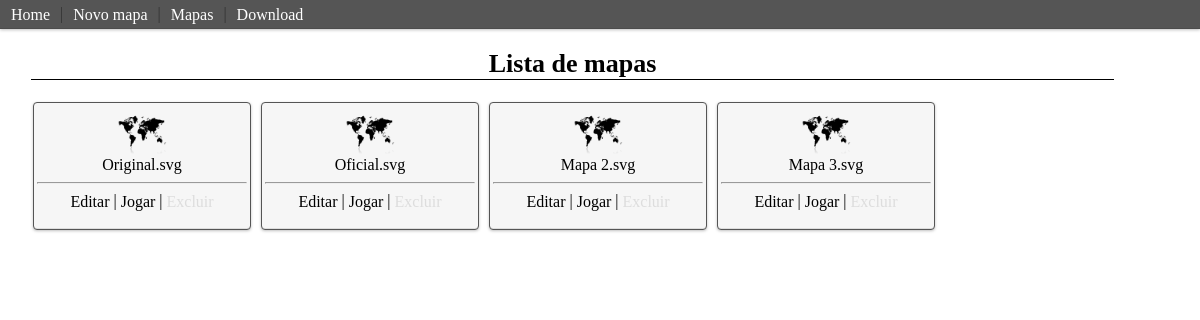
The app's page /index.php?view=mapa&action=lista, older data.
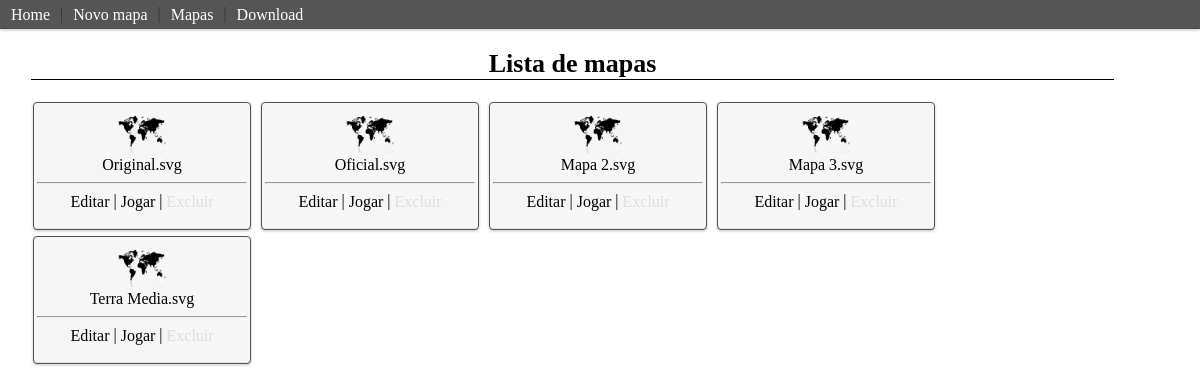
The same page, newer data.
### tables this page shows
CREATE TABLE IF NOT EXISTS `mapas` (
  `id` int(11) NOT NULL AUTO_INCREMENT,
  `nome` varchar(80) NOT NULL,
  `mapa` text NOT NULL,
  `numero_territorios` int(11) NOT NULL,
  `numero_regioes` int(11) DEFAULT NULL,
  `numero_objetivos` int(11) DEFAULT NULL,
  `tipo` int(11) DEFAULT NULL,
  PRIMARY KEY (`id`)
);

### index.php (called while the page is built, shortened)
<?php
$view = isset($_GET['view']) ? $_GET['view'] : 'home';
$action = isset($_GET['action']) ? $_GET['action'] : NULL;
$method = isset($_GET['method']) ? $_GET['method'] : NULL;
$data = NULL;
$obj = new View($view, $action, $method, $data);
?>

### bd/Connexao.php (called while the page is built, shortened)
<?php
class Connexao {
    private $conexao;
    private $resultado;
    private $array = NULL;
    function __construct() {
        $database = new DataBaseConfig();
        $this->banco = $database->banco;
        $this->pass = $database->pass;
        $this->host = $database->host;
        $this->user = $database->user;
        try {
            if ($this->pass == '')
                $this->conexao = new PDO('mysql:host=' . $this->host . ';port=3306;dbname=' . $this->banco, $this->user);
            else
                $this->conexao = new PDO('mysql:host=' . $this->host . ';port=3306;dbname=' . $this->banco, $this->user, $this->pass);
        } catch (PDOException $e) {
            $this->errors[] = 'error: falha ao criar conexão<br/>'.$e->getMessage();
        }
    }
    public function query($sql) {
        try{
            $this->resultado = $this->conexao->prepare($sql);
        }catch(PDOException $e){
            $this->errors[] =  'error: function query<br/>'.$e->getMessage();
        }
    }
    public function execute($dados = NULL){
        try{
            $this->resultado->execute($dados);
        }  catch (PDOException $e){
            $this->errors[] =  'error: function execute<br/>'.$e->getMessage();
        }
    }
    public function fetch(){
        try{
            $this->array = $this->resultado->fetch();
        }  catch (PDOException $e){
            $this->errors[] =  'error: function fetch<br/>'.$e->getMessage();
            $this->array = NULL;
        }
        return $this->array;
    }
    public function fetchAll(){
        try{
            $this->array = $this->resultado->fetchAll();
        }  catch (PDOException $e){
            $this->errors[] =  'error: function fetchAll<br/>'.$e->getMessage();
            $this->array = NULL;
        }
        return $this->array;
    }
}
?>

### model/Model.php (called while the page is built, shortened)
<?php
class Model {
    public $data = array();
    private $conn;
    protected $useTable;
    public $sql;
    function __construct($id = 0) {
        if ($this->useTable != FALSE) {
            $this->conn = new Connexao();
            if ($id == 0)
                $this->setID();
            else
                $this->id = $id;
        }
    }
    private function setID() {
        $sql = 'SELECT MAX(id) as id FROM ' . $this->useTable . ';';
        $this->conn->query($sql);
        $this->conn->execute();
        $this->array = $this->conn->fetch();
    }
    private function geraSelect($campos = null) {
        $sql = 'SELECT ';
        if ($campos != null) {
            $sql .= $campos;
        } else {
            $sql .= '*';
        }
        $sql .= ' FROM ' . $this->useTable;
        $this->sql = $sql;
    }
    public function select($campos = NULL) {
        $this->conn->query($this->sql);
        $this->conn->execute($this->data);
        $this->array = $this->conn->fetchALL();
        return $this->array;
    }
}
?>

### controller/Controller.php (called while the page is built, shortened)
<?php
class Controller {
    public $viewVars = array();
    protected $Model;
    function __construct() {
        $this->incluirModel();
    }
    public function incluirModel($model = NULL) {
        $this->Model = new $model();
    }
    public function set($var, $value = NULL) {
        if (is_array($var)) {
            if (is_array($value)) {
                $data = array_combine($var, $value);
            } else {
                $data = $var;
            }
        } else {
            $data = array($var => $value);
        }
        $this->viewVars = array_merge($this->viewVars, $data);
    }
    public function select($campos = NULL) {
        return $this->Model->select($campos);
    }
}
?>

### controller/mapaController.php (called while the page is built, shortened)
<?php
class mapaController extends Controller {
    public function lista() {
        $this->set('mapas', $this->select('id , nome'));
    }
}
?>

### view/mapa/lista.php (the view, shortened to what this page needs)
<br/>
<div style="text-align: center; border-bottom: solid 1px #000; font-weight: bold; font-size: 26px; margin: 1px; width: 95%;">
            Lista de mapas
    </div>
<br/>
    <div class="box-mapas">
        <?php
        foreach ($mapas as $k => $val) {
            ?>
            <div class="botao-mapa">
                <img src="image/globo.png" width="50" height="50">
                <br/>
                <?php echo $val['nome']; ?>
                <br/>
                <hr>
                <a class="mapas" href="index.php?view=mapa&action=config&id_mapa=<?php echo $val['id'];?>&nome=<?php echo $val['nome'];?>" name="<?php echo $val['nome']; ?>" id="<?php echo $val['id']; ?>">
                    Editar
                </a>
                |
                 <a class="mapas" href="index.php?view=war&id_mapa=<?php echo $val['id'];?>&nome=<?php echo $val['nome'];?>" name="<?php echo $val['nome']; ?>" id="<?php echo $val['id']; ?>">
                    Jogar
                </a>
                |
                 <a class="excluir" href="" name="<?php echo $val['nome']; ?>" id="<?php echo $val['id']; ?>">
                    Excluir
                </a>
            </div>
            <?php
        }
        ?>
    </div>

### template/default.php (shortened to what this page needs)
<html>
    <head>
        <link rel="stylesheet" type="text/css" href="css/w1_style.css"/>
        <link rel="stylesheet" type="text/css" href="js/jquery.svg.package-1.4.5/jquery.svg.css"/>
        <link rel="stylesheet" type="text/css" href="js/css/ui-lightness/jquery-ui-1.8.22.custom.css"/>
        <link rel="stylesheet" type="text/css" href="css/default.css"/>
        <link rel="stylesheet" type="text/css" href="css/mapa.css"/>
    </head>
    <body>
        <div id="menu">
            <?php
            include_once 'element/menu.php';
            ?>
        </div>
        <div id="conteudo">
            <?php
            include $this->page;
            ?>
        </div>
    </body>
</html>

### element/menu.php
<div id="menu-box">
        <a href="index.php">
                Home
        </a>|
        <a href="index.php?view=mapa&action=novo">
                Novo mapa
        </a>|
        <a href="index.php?view=mapa&action=lista">
                Mapas
        </a>|
        <a href="War.rar">
                Download
        </a>
</div>

### view/View.php (shortened to what this page needs)
<?php
class View {
    public $controller;
    public $error = '';
    protected $template = 'default';
    private $html = NULL;
    function __construct($name, $action = NULL, $method = NULL, $dados = NULL) {
        $this->name = $name;
        $this->incluirController();
        $action = is_string($action) ? $action : 'index';
        $this->action = $action;
        if (method_exists($this->controller, $action)) {
            $this->controller->$action();
        } else {
            $this->error .= 'A classe controller ' . $this->name . 'Controller não possui o metodo ' . $this->action . '()';
        }
        $this->incluirTemplate();
    }
    public function incluirController() {
        $this->controller = new $controller;
    }
    private function incluirTemplate() {
        include 'template/' . $this->template . '.php';
        $this->html = ob_get_clean();
    }
    private function render() {
        echo $this->html;
    }
}
?>

### css/w1_style.css (style rules this page uses)
html { width: 100%; }
body { background-image: url('image/Background-Light.jpg'); background-repeat: no-repeat; background-attachment: fixed; width: 100%; }
#conteudo { display: block; width: 95%; padding: 30px 0 0 30px; position: relative; }
#menu { z-index: 1100; position: fixed; margin: 0; width: 100%; text-align: left; }
#menu-box { color: #333; padding: 5px; background-color: #555; background-image: -moz-linear-gradient(center top , #555, #333); background-image: -o-linear-gradient(center top , #555, #333); background-image: linear-gradient(center top , #555, #333); background-image: -webkit-linear-gradient(center top , #555, #333); box-shadow: 0 1px 3px rgba(0, 0, 0, 0.25), 0 -1px 0 rgba(0, 0, 0, 0.1) inset; }
#menu-box a { color: #fff; padding: 0 6px 0 6px; }
a, a:visited { text-decoration: none; color: #ddd; }
.box-mapas { display: block; width: 90%; }
.botao-mapa { padding: 3px; display: inline-block; width: 210px; height: 120px; border: solid 1px #555; border-radius: 4px; box-shadow: 0 1px 3px rgba(0, 0, 0, 0.25), 0 -1px 0 rgba(0, 0, 0, 0.1) inset; margin: 3px; text-align: center; vertical-align: central; background: #f6f6f6; }
a.mapas { vertical-align: central; color: black; }

### css/default.css (style rules this page uses)
html, body, div, span, applet, object, iframe, p, blockquote, pre, a, abbr, acronym, address, big, cite, code, del, dfn, em, font, img, ins, kbd, q, s, samp, small, strike, sub, sup, tt, var, dl, dt, dd, ol, ul, li, fieldset, form, label, legend, table, caption, tbody, tfoot, thead, tr, th, td { margin: 0; padding: 0; border: 0; outline: 0; font-weight: inherit; font-style: inherit; font-size: 100%; font-family: inherit; vertical-align: middle; }
body { line-height: normal; color: black; background: white; }

Row changes from the older to the newer data that the page shows:
added mapas: nome "Terra Media.svg"
